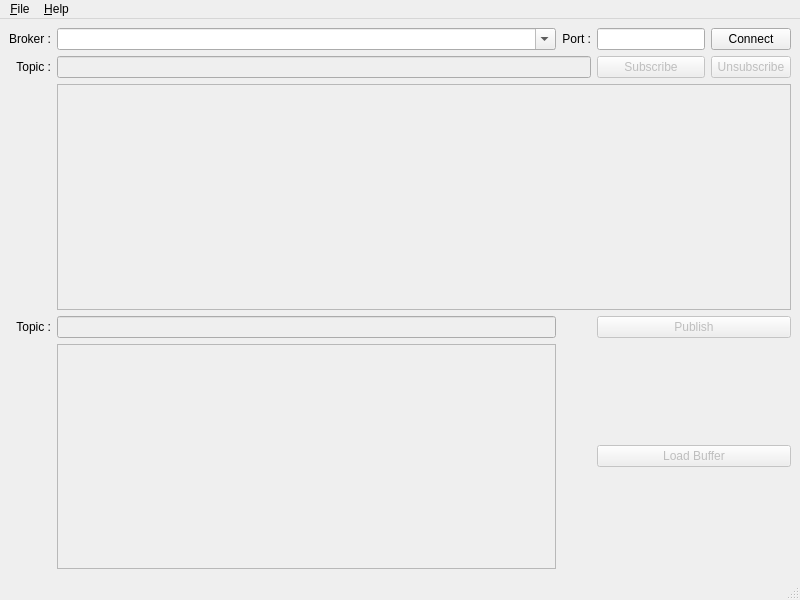
<?xml version="1.0" encoding="UTF-8"?>
<ui version="4.0">
 <class>MainWindow</class>
 <widget class="QMainWindow" name="MainWindow">
  <property name="geometry">
   <rect>
    <x>0</x>
    <y>0</y>
    <width>800</width>
    <height>600</height>
   </rect>
  </property>
  <property name="windowTitle">
   <string>Mosquitto MQTTGUI</string>
  </property>
  <widget class="QWidget" name="centralwidget">
   <layout class="QGridLayout" name="gridLayout_2">
    <item row="0" column="0">
     <layout class="QGridLayout" name="gridLayout">
      <item row="1" column="3">
       <widget class="QPushButton" name="subButton">
        <property name="enabled">
         <bool>false</bool>
        </property>
        <property name="text">
         <string>Subscribe</string>
        </property>
       </widget>
      </item>
      <item row="1" column="0">
       <widget class="QLabel" name="label">
        <property name="text">
         <string>Topic :</string>
        </property>
        <property name="alignment">
         <set>Qt::AlignRight|Qt::AlignTrailing|Qt::AlignVCenter</set>
        </property>
       </widget>
      </item>
      <item row="3" column="0">
       <widget class="QLabel" name="label_2">
        <property name="text">
         <string>Topic :</string>
        </property>
        <property name="alignment">
         <set>Qt::AlignRight|Qt::AlignTrailing|Qt::AlignVCenter</set>
        </property>
       </widget>
      </item>
      <item row="4" column="1">
       <widget class="QTextEdit" name="sendMessageText">
        <property name="enabled">
         <bool>false</bool>
        </property>
        <property name="font">
         <font>
          <family>Ubuntu Mono</family>
         </font>
        </property>
       </widget>
      </item>
      <item row="2" column="1" colspan="4">
       <widget class="QTextEdit" name="messageText">
        <property name="enabled">
         <bool>false</bool>
        </property>
        <property name="font">
         <font>
          <family>Ubuntu Mono</family>
         </font>
        </property>
        <property name="readOnly">
         <bool>true</bool>
        </property>
       </widget>
      </item>
      <item row="3" column="1">
       <widget class="QLineEdit" name="pubTopic">
        <property name="enabled">
         <bool>false</bool>
        </property>
       </widget>
      </item>
      <item row="1" column="4">
       <widget class="QPushButton" name="unSubButton">
        <property name="enabled">
         <bool>false</bool>
        </property>
        <property name="text">
         <string>Unsubscribe</string>
        </property>
       </widget>
      </item>
      <item row="3" column="3" colspan="2">
       <widget class="QPushButton" name="pubButton">
        <property name="enabled">
         <bool>false</bool>
        </property>
        <property name="text">
         <string>Publish</string>
        </property>
       </widget>
      </item>
      <item row="4" column="3" colspan="2">
       <widget class="QPushButton" name="loadButton">
        <property name="enabled">
         <bool>false</bool>
        </property>
        <property name="text">
         <string>Load Buffer</string>
        </property>
       </widget>
      </item>
      <item row="1" column="1" colspan="2">
       <widget class="QLineEdit" name="subTopic">
        <property name="enabled">
         <bool>false</bool>
        </property>
       </widget>
      </item>
      <item row="0" column="0">
       <widget class="QLabel" name="label_3">
        <property name="text">
         <string>Broker :</string>
        </property>
        <property name="alignment">
         <set>Qt::AlignRight|Qt::AlignTrailing|Qt::AlignVCenter</set>
        </property>
       </widget>
      </item>
      <item row="0" column="1">
       <widget class="QComboBox" name="brokerCombo">
        <property name="editable">
         <bool>true</bool>
        </property>
       </widget>
      </item>
      <item row="0" column="2">
       <widget class="QLabel" name="label_4">
        <property name="text">
         <string>Port :</string>
        </property>
        <property name="alignment">
         <set>Qt::AlignRight|Qt::AlignTrailing|Qt::AlignVCenter</set>
        </property>
       </widget>
      </item>
      <item row="0" column="3">
       <widget class="QLineEdit" name="port">
        <property name="sizePolicy">
         <sizepolicy hsizetype="Minimum" vsizetype="Fixed">
          <horstretch>0</horstretch>
          <verstretch>0</verstretch>
         </sizepolicy>
        </property>
       </widget>
      </item>
      <item row="0" column="4">
       <widget class="QPushButton" name="connectButton">
        <property name="text">
         <string>Connect</string>
        </property>
       </widget>
      </item>
     </layout>
    </item>
   </layout>
  </widget>
  <widget class="QMenuBar" name="menubar">
   <property name="geometry">
    <rect>
     <x>0</x>
     <y>0</y>
     <width>800</width>
     <height>23</height>
    </rect>
   </property>
   <widget class="QMenu" name="menu_File">
    <property name="title">
     <string>&amp;File</string>
    </property>
    <addaction name="actionClear_message_text"/>
   </widget>
   <widget class="QMenu" name="menu_Help">
    <property name="title">
     <string>&amp;Help</string>
    </property>
    <addaction name="actionAbout_mqttgui"/>
   </widget>
   <addaction name="menu_File"/>
   <addaction name="menu_Help"/>
  </widget>
  <widget class="QStatusBar" name="statusbar"/>
  <action name="actionClear_message_text">
   <property name="text">
    <string>Clear message text</string>
   </property>
   <property name="shortcut">
    <string>Ctrl+C</string>
   </property>
  </action>
  <action name="actionAbout_mqttgui">
   <property name="text">
    <string>About mqttgui...</string>
   </property>
  </action>
 </widget>
 <resources/>
 <connections/>
</ui>
